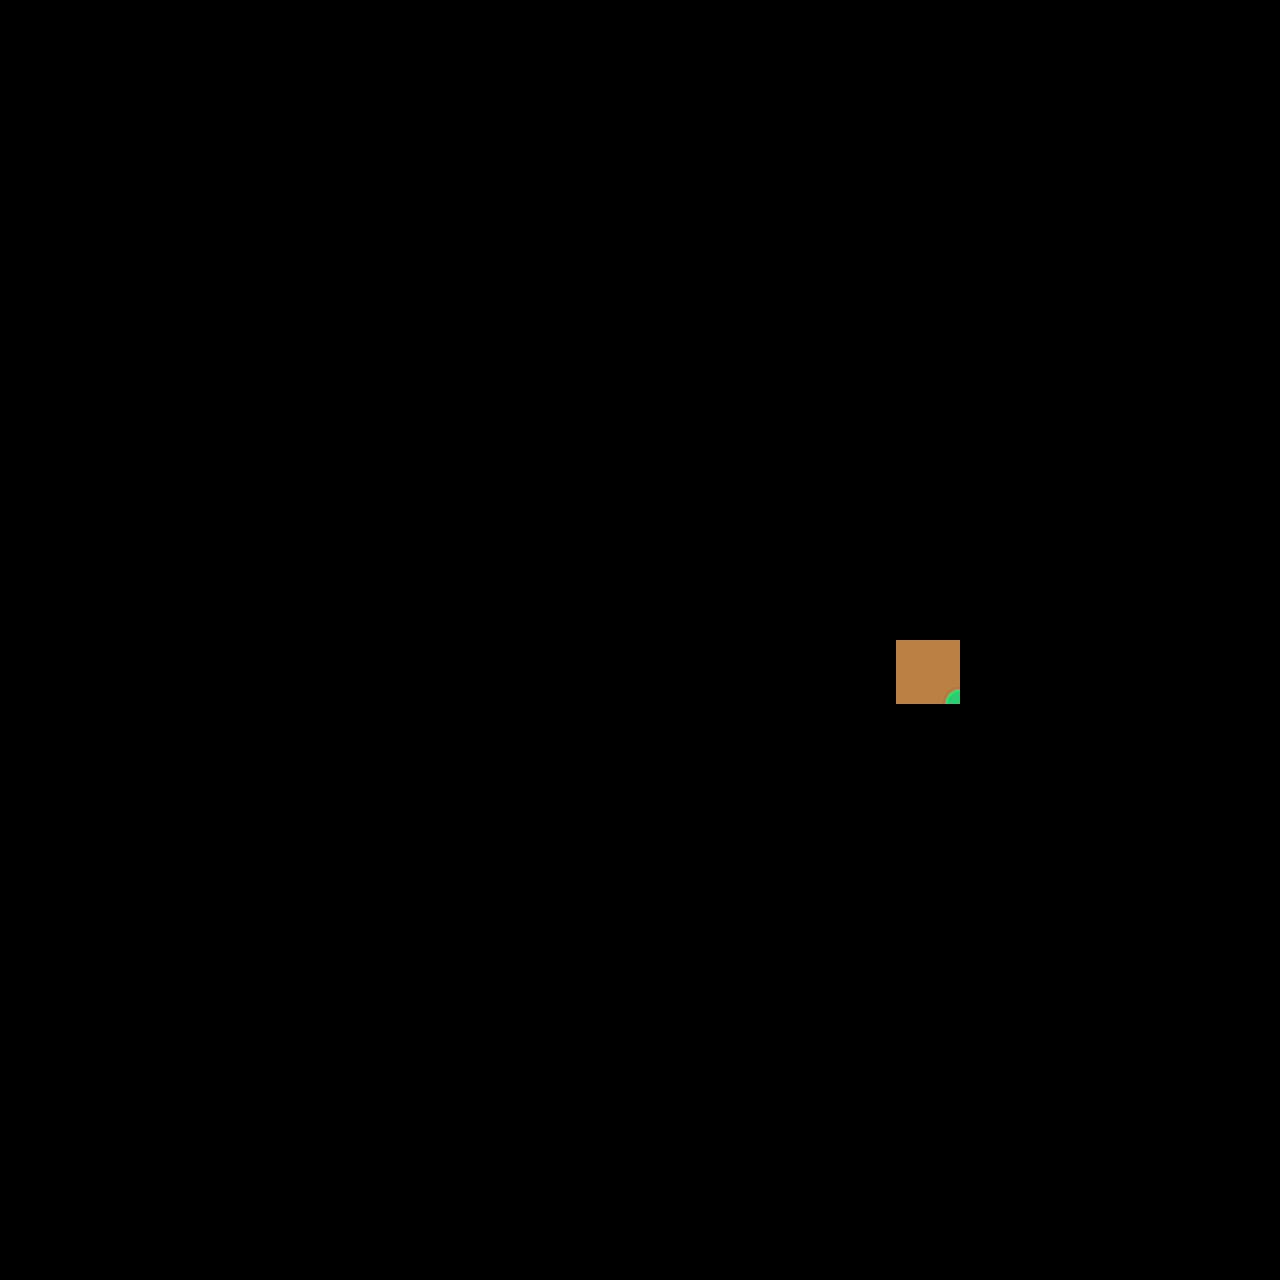

Tiled map render using the project's own tile images. Description and the whole map definition, tile-layer contents included, below:
An orthogonal 20x20 tile map with 64x64 px tiles, 1 tile layer (Capa de patrones 1).

<map version="1.4" tiledversion="1.4.3" orientation="orthogonal" renderorder="right-down" width="20" height="20" tilewidth="64" tileheight="64" infinite="0" nextlayerid="2" nextobjectid="1">
 <tileset firstgid="1" source="tileset 1.tsx" />
 <layer id="1" name="Capa de patrones 1" width="20" height="20">
  <data encoding="csv">
0,0,0,0,0,0,0,0,0,0,0,0,0,0,0,0,0,0,0,0,
0,0,0,0,0,0,0,0,0,0,0,0,0,0,0,0,0,0,0,0,
0,0,0,0,0,0,0,0,0,0,0,0,0,0,0,0,0,0,0,0,
0,0,0,0,0,0,0,0,0,0,0,0,0,0,0,0,0,0,0,0,
0,0,0,0,0,0,0,0,0,0,0,0,0,0,0,0,0,0,0,0,
0,0,0,0,0,0,0,0,0,0,0,0,0,0,0,0,0,0,0,0,
0,0,0,0,0,0,0,0,0,0,0,0,0,0,0,0,0,0,0,0,
0,0,0,0,0,0,0,0,0,0,0,0,0,0,0,0,0,0,0,0,
0,0,0,0,0,0,0,0,0,0,0,0,0,0,0,0,0,0,0,0,
0,0,0,0,0,0,0,0,0,0,0,0,0,0,0,0,0,0,0,0,
0,0,0,0,0,0,0,0,0,0,0,0,0,0,1,0,0,0,0,0,
0,0,0,0,0,0,0,0,0,0,0,0,0,0,0,0,0,0,0,0,
0,0,0,0,0,0,0,0,0,0,0,0,0,0,0,0,0,0,0,0,
0,0,0,0,0,0,0,0,0,0,0,0,0,0,0,0,0,0,0,0,
0,0,0,0,0,0,0,0,0,0,0,0,0,0,0,0,0,0,0,0,
0,0,0,0,0,0,0,0,0,0,0,0,0,0,0,0,0,0,0,0,
0,0,0,0,0,0,0,0,0,0,0,0,0,0,0,0,0,0,0,0,
0,0,0,0,0,0,0,0,0,0,0,0,0,0,0,0,0,0,0,0,
0,0,0,0,0,0,0,0,0,0,0,0,0,0,0,0,0,0,0,0,
0,0,0,0,0,0,0,0,0,0,0,0,0,0,0,0,0,0,0,0
</data>
 </layer>
</map>
